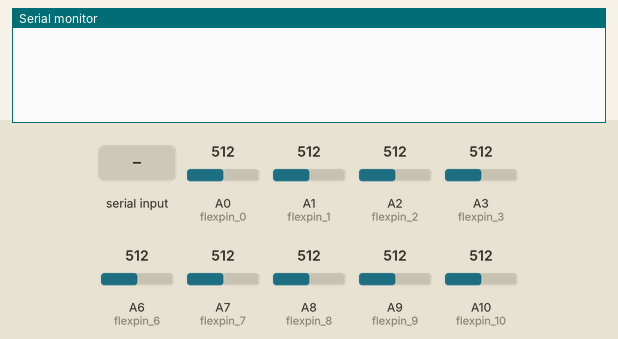
A sketch run on a simulated Arduino Mega 2560, built with avr-gcc and run on an emulated ATmega2560. On the bench: the last lines printed to the serial monitor. The test bench sets the inputs (shaded band); at power-on: A0 (flexpin_0) = 512, A1 (flexpin_1) = 512, A2 (flexpin_2) = 512, A3 (flexpin_3) = 512, A6 (flexpin_6) = 512, A7 (flexpin_7) = 512, A8 (flexpin_8) = 512, A9 (flexpin_9) = 512, A10 (flexpin_10) = 512.

Above: at 1.2 s.
1.3 s: ",\n" received over the second serial link
At 2.0 s:
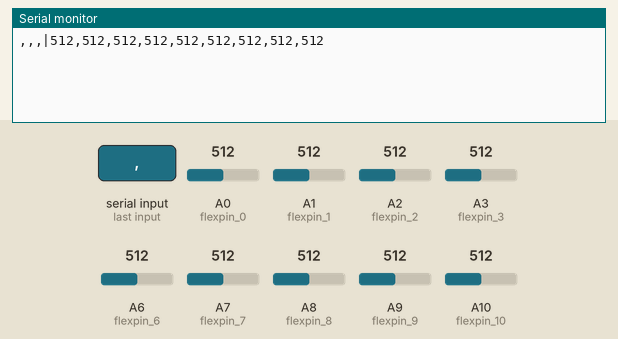
2.8 s: "*\n" received over the second serial link
At 3.2 s:
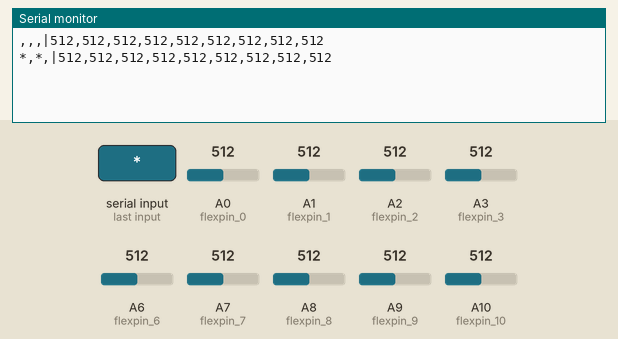
4.3 s: "1\n" received over the second serial link
At 5.5 s:
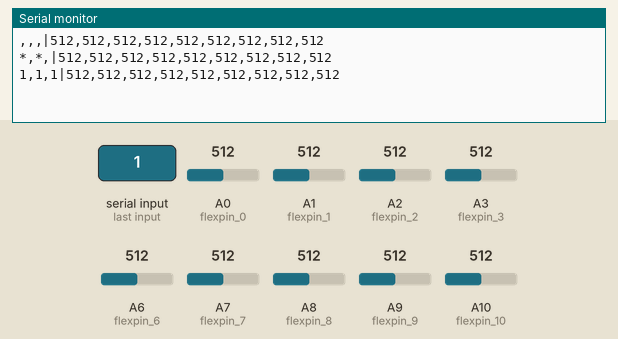

Measured:
- after the input at 1.3 s, the serial monitor: prints a new line at once (image 1)
- after the input at 2.8 s, the serial monitor: prints a new line at once (image 2)
- after the input at 4.3 s, the serial monitor: prints a new line at once (image 3)

The sketch:

protoType.ino
```cpp
const int flexpin_0 = A0;
const int flexpin_1 = A1;
const int flexpin_2 = A2;
const int flexpin_3 = A3;
const int flexpin_6 = A6;
const int flexpin_7 = A7;
const int flexpin_8 = A8;
const int flexpin_9 = A9;
const int flexpin_10= A10;

int flexVal_1up;
int flexVal_1down;
int flexVal_2up;
int flexVal_2down;
int flexVal_3up;
int flexVal_3down;
int flexVal_4up;
int flexVal_4down;
int flexVal_5;


String receiveVal;  //"$RPY,00,00.00,00.00,00.00*0C"
int trash, noVal, xValNo, yValNo, zValNo;
int strLen;
String xVal, yVal, zVal;

void setup() {
  pinMode(flexpin_0, INPUT);
  pinMode(flexpin_1, INPUT);
  pinMode(flexpin_2, INPUT);
  pinMode(flexpin_3, INPUT);
  pinMode(flexpin_6, INPUT);
  pinMode(flexpin_7, INPUT);
  pinMode(flexpin_8, INPUT);
  pinMode(flexpin_9, INPUT);
  pinMode(flexpin_10, INPUT);

  Serial.begin(115200);
  while(!Serial);
  Serial1.begin(115200);
  delay(10);
}

void loop() {
  flexVal_1up = analogRead(flexpin_6);
  flexVal_1down = analogRead(flexpin_7);
  flexVal_2up = analogRead(flexpin_8);
  flexVal_2down = analogRead(flexpin_9);
  flexVal_3up = analogRead(flexpin_2);
  flexVal_3down = analogRead(flexpin_1);
  flexVal_4up = analogRead(flexpin_0);
  flexVal_4down = analogRead(flexpin_3);
  flexVal_5 = analogRead(flexpin_10);

  if(Serial1.available()){
    receiveVal = Serial1.readStringUntil('\n');

    trash = receiveVal.indexOf(",");
    noVal = receiveVal.indexOf(",", trash+1);
    xValNo = receiveVal.indexOf(",", noVal+1);
    yValNo = receiveVal.indexOf(",", xValNo+1);
    zValNo = receiveVal.indexOf("*", yValNo+1);

    xVal = receiveVal.substring(noVal+1, xValNo);
    yVal = receiveVal.substring(xValNo+1, yValNo);
    zVal = receiveVal.substring(yValNo+1, zValNo);

    Serial.println(xVal + "," + yVal + "," + zVal + "|" +
        String(flexVal_1up)+","+ String(flexVal_1down)+","+ String(flexVal_2up)+","+
        String(flexVal_2down)+","+ String(flexVal_3up)+","+ String(flexVal_3down)+","+
        String(flexVal_4up)+","+ String(flexVal_4down)+","+ String(flexVal_5));
    //Serial.println(receiveVal);
    //delay(50);
  }
}
```
